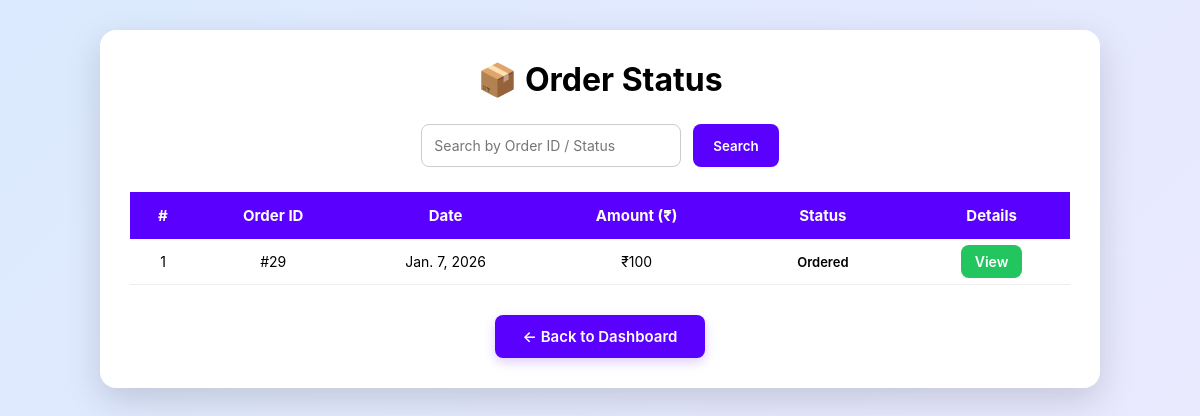
The app's page /myapp/order_main_status_get/ (signed in) with its own data.
### myapp/models.py (models this page shows)
class Order_table_main(models.Model):
    USER=models.ForeignKey(User,on_delete=models.CASCADE)
    Date=models.DateField()
    Status=models.CharField(max_length=20,default="pending")
    Amount=models.IntegerField()

### myapp/views.py (the view)
# urls.py: path('order_main_status_get/', views.order_main_status_get),
def order_main_status_get(request):
    orders = Order_table_main.objects.filter(USER__id=request.user.id)
    return render(request, "user/order_status.html", {"orders": orders})

### templates/user/order_status.html (shortened to what this page needs)
{% load static %}
<!DOCTYPE html>
<html lang="en">
  <head>
    <link rel="stylesheet" href="/static/user/order_status.css" />
  </head>
  <body>
    <div class="container">
      <h1 class="page-title">📦 Order Status</h1>
      <form class="search-box" id="searchForm">
        <input
          type="text"
          id="searchInput"
          placeholder="Search by Order ID / Status"
        />
        <button type="button" id="searchBtn">Search</button>
      </form>
      <div class="table-wrapper">
        <table class="order-table">
          <thead>
            <tr>
              <th>#</th>
              <th>Order ID</th>
              <th>Date</th>
              <th>Amount (₹)</th>
              <th>Status</th>
              <th>Details</th>
            </tr>
          </thead>
          <tbody>
            {% for order in orders %}
            <tr>
              <td>{{ forloop.counter }}</td>
              <td>#{{ order.id }}</td>
              <td>{{ order.Date }}</td>
              <td>₹{{ order.Amount }}</td>
              <td>
                <span class="badge ordered">Ordered</span>
              </td>
              <td>
                <a
                  href="/myapp/order_sub_status_get/{{ order.id }}"
                  class="btn-view"
                >
                  View
                </a>
              </td>
            </tr>
            {% empty %}
            <tr>
              <td colspan="6" class="empty">No orders found</td>
            </tr>
            {% endfor %}
          </tbody>
        </table>
      </div>
      <div class="back-btn-container">
        <a href="/myapp/user_dashboard_get/" class="back-btn">
          ← Back to Dashboard
        </a>
      </div>
    </div>
  </body>
</html>

### myapp/static/user/order_status.css (style rules this page uses)
* { margin: 0; padding: 0; box-sizing: border-box; font-family: "Inter", sans-serif; }
body { min-height: 100vh; background: linear-gradient(135deg, #dbeafe, #ede9fe); padding: 30px; }
.container { max-width: 1000px; margin: auto; background: white; padding: 30px; border-radius: 16px; box-shadow: 0 12px 35px rgba(0, 0, 0, 0.15); }
.page-title { text-align: center; font-size: 32px; font-weight: 700; margin-bottom: 25px; }
.search-box { display: flex; justify-content: center; gap: 12px; margin-bottom: 25px; }
.search-box input { width: 260px; padding: 12px; border-radius: 8px; border: 1px solid #ccc; font-size: 14px; }
.search-box button { padding: 12px 20px; background: #5a00ff; color: white; border: none; border-radius: 8px; font-weight: 600; cursor: pointer; }
.table-wrapper { overflow-x: auto; }
.order-table { width: 100%; border-collapse: collapse; }
.order-table th { background: #5a00ff; color: white; padding: 14px; font-size: 15px; }
.order-table td { padding: 14px; text-align: center; border-bottom: 1px solid #eee; font-size: 14px; }
.badge { padding: 6px 12px; border-radius: 6px; font-weight: 600; font-size: 13px; }
.btn-view { padding: 8px 14px; background: #22c55e; color: white; text-decoration: none; border-radius: 8px; font-weight: 600; }
.back-btn-container { margin-top: 30px; text-align: center; }
.back-btn { display: inline-block; padding: 12px 28px; background: #5a00ff; color: white; text-decoration: none; border-radius: 8px; font-size: 15px; font-weight: 600; transition: all 0.3s ease; box-shadow: 0 4px 12px rgba(90, 0, 255, 0.2); }

### records on screen
Order_table_main: id "29", Date "Jan. 7, 2026", Amount "100"
